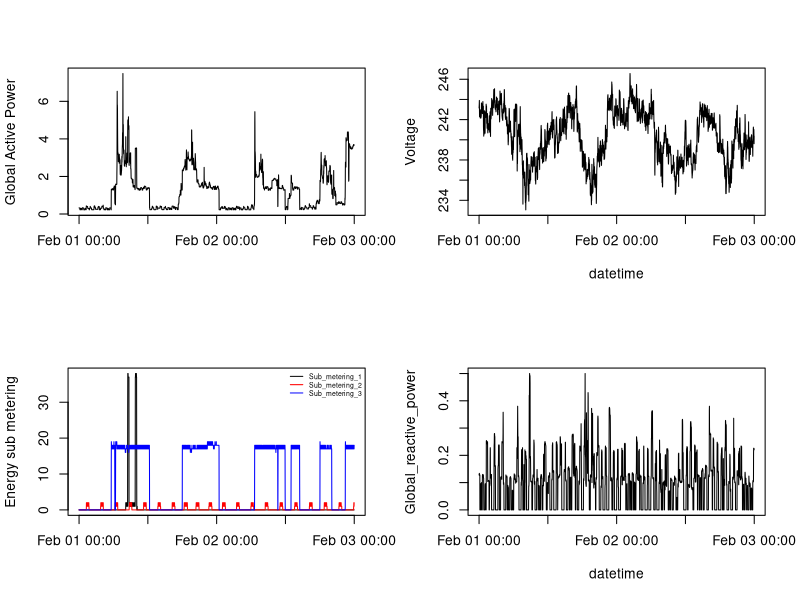

Write the R code that produced this figure.
data=read.table(file="datawenned.txt",header = TRUE,sep=";")
png(filename = "plot4.png",
    width = 480, height = 480, units = "px")
par(mfrow=c(2,2))
x=as.POSIXct(paste(data$Date,data$Time))
plot(x,data$Global_active_power,type="l"
     ,ylab="Global Active Power",xlab=NA)
plot(x,data$Voltage,type="l"
     ,ylab="Voltage",xlab="datetime")
plot(x,data$Sub_metering_1,type="l",xlab=NA,ylab="Energy sub metering")
lines(x,data$Sub_metering_2,col="red")
lines(x,data$Sub_metering_3,col="blue")
legend("topright",lty=1, col=c("black","red","blue")
       ,legend = c("Sub_metering_1","Sub_metering_2","Sub_metering_3")
       , cex=0.5,bty = "n")
plot(x,data$Global_reactive_power,xlab="datetime",ylab="Global_reactive_power",type="l")
dev.off()